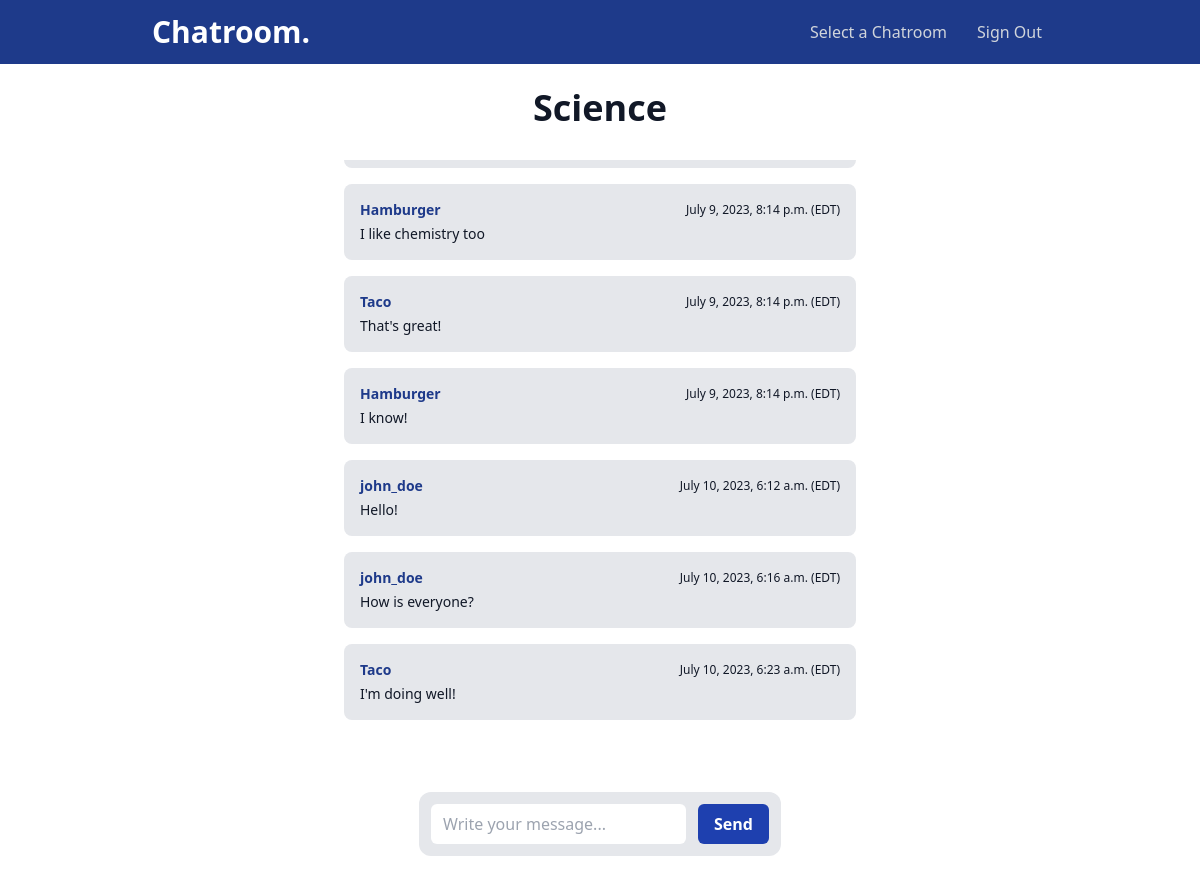
The app's page /chatrooms/science/ (signed in), older data.
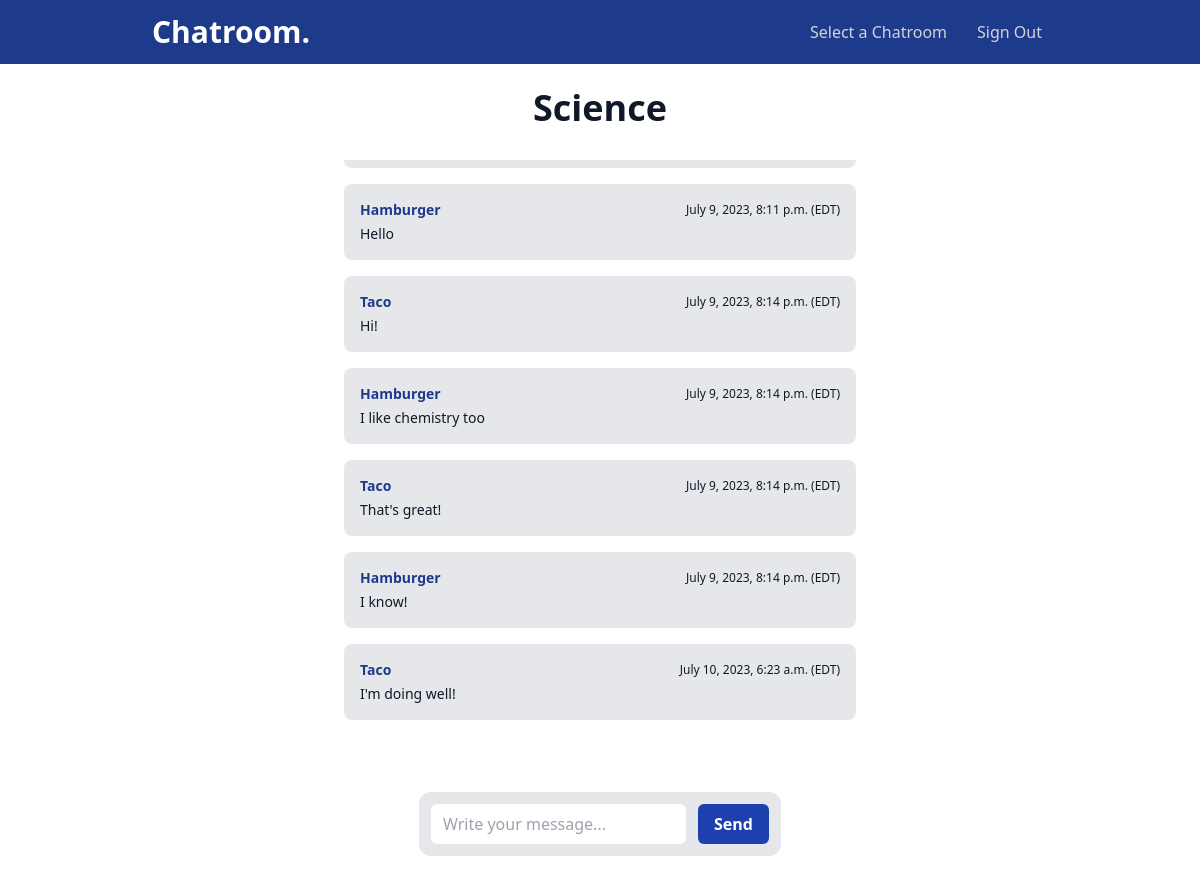
The same page, newer data.
### room/models.py (models this page shows)
class Message(models.Model):
    roomName = models.ForeignKey(Room, related_name = 'messages', on_delete = models.CASCADE)
    userName = models.ForeignKey(User, related_name = 'messages', on_delete = models.CASCADE)
    messageContent = models.TextField()
    dateWritten = models.DateTimeField(auto_now_add = True)
    class Meta:
        ordering = ('dateWritten',)

### room/views.py (the view)
# urls.py: path('<slug:slug>/', views.chatroom, name = 'chatroom'),
@login_required
def chatroom(request, slug):
    chatroom = Room.objects.get(slug = slug)
    messages = Message.objects.filter(roomName=chatroom).order_by('-dateWritten')[0:30][::-1]
    return render(request, 'active_chatroom.html', {'chatroom': chatroom, 'messages': messages})

### room/templates/active_chatroom.html (shortened to what this page needs)
{% extends 'navbar.html' %}
{% block content %}
{% if not request.user.is_authenticated %}
    <div class = "min-h-screen flex justify-center py-12 px-4 sm:px-6 lg:px-8">
        <div class = "max-w-lg w-full space-y-8">
            <div>
                <h1 class="text-center font-extrabold text-gray-900">You are not signed in.</h1>
            </div>
        </div>
    </div>
{% else %}
<div class = "flex justify-center py-6 px-4 sm:px-6 lg:px-8">
        <div class = "max-w-lg w-full space-y-8">
            <div>
                <h1 class = "text-center text-4xl font-extrabold text-gray-900">{{chatroom.roomName}}</h1>
            </div>
            <div id = "chatMessages" class = "flex flex-col gap-4 h-[560px] overflow-y-auto">
                {% for message in messages %}
                    <div class = "bg-gray-200 p-4 rounded-lg">
                        <div>
                            <div class = "flex justify-between items-center">
                                <div class = "text-sm font-bold text-blue-900">{{message.userName}}</div>
                                <div class = "text-xs font-medium text-gray-900">{{message.dateWritten}} (EDT)</div>
                            </div>
                            <div class = "mt-1 font-medium text-sm text-gray-900"> {{message.messageContent}} </div>
                        </div>
                    </div>
                {% endfor %}
            </div>
        </div>
    </div>
    <div class = "flex justify-center py-12 px-4 sm:px-6 lg:px-8">
        <div class = "bg-gray-200 rounded-xl p-3">
        <form method = "post" action = "." class = "flex">
            <input type = "text" name = "content" class = "flex-1 rounded-md px-3 py-2 mr-3 focus:outline-none focus:ring focus:border-blue-900" placeholder = "Write your message..." id = "messageInput">
            <button id = "messageSubmit" class = "bg-blue-800 font-extrabold text-white px-4 py-2 rounded-md">Send</button>
        </form>
        </div>
    </div>
{% endif %}
{% endblock %}

Row changes from the older to the newer data that the page shows:
removed Message: userName "john_doe", dateWritten "July 10, 2023, 6:12 a.m.", messageContent "Hello!"
removed Message: userName "john_doe", dateWritten "July 10, 2023, 6:16 a.m.", messageContent "How is everyone?"
now on this page (row unchanged): Message: userName "Hamburger", dateWritten "July 9, 2023, 8:11 p.m.", messageContent "Hello"
now on this page (row unchanged): Message: userName "Taco", dateWritten "July 9, 2023, 8:14 p.m.", messageContent "Hi!"
